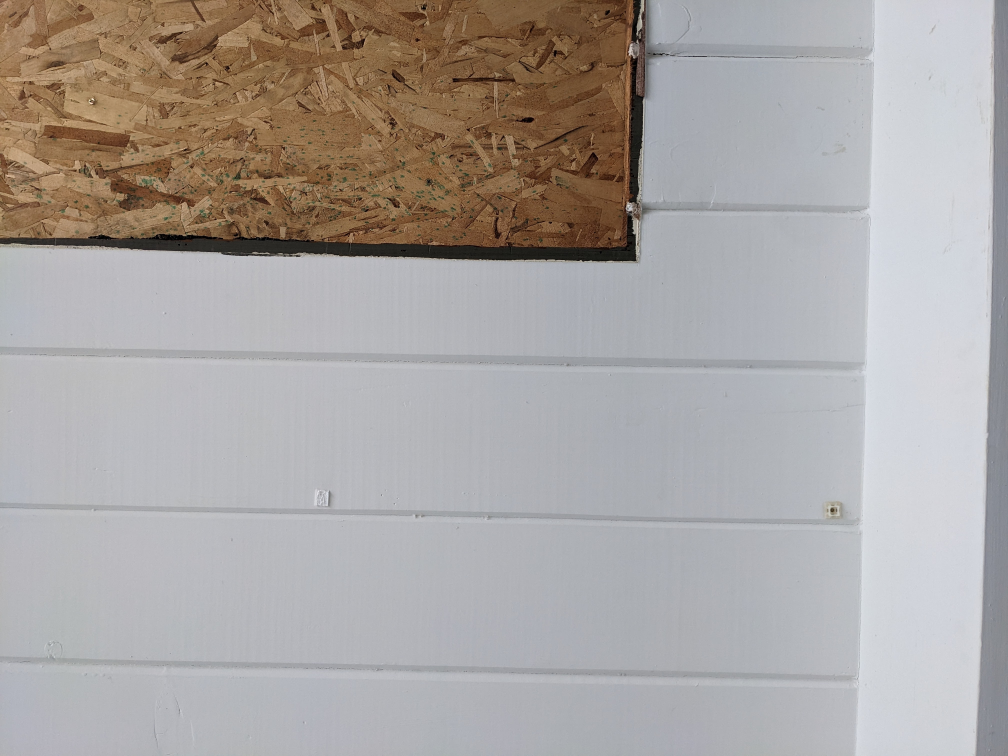
#> input picture ceiling_odometry/my_ceiling.jpg, 4032 x 3024 px (shown at 1/4 size)
$ python optical_flow.py
#> lines starting #> are read from the running program, lines starting #| are printed output that depends on the picture
import cv2
import numpy as np

# optical flow.  i don't think this is useful.

ceiling = cv2.resize(cv2.imread("my_ceiling.jpg"), (640,480))
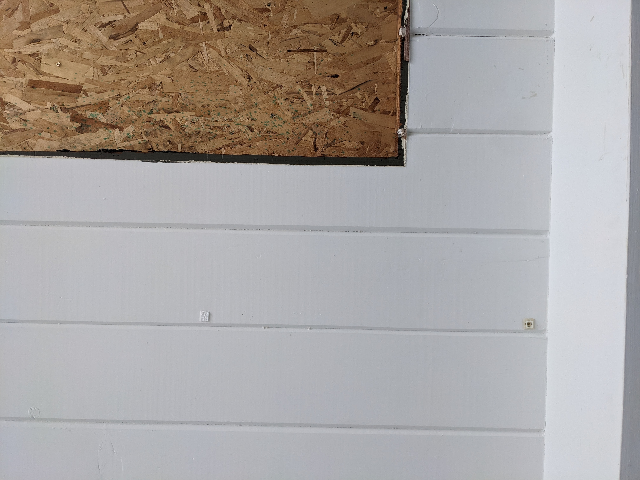
#> ceiling: shape (480, 640, 3); mean B, G, R 162, 164.4, 169.6
ceiling_rotated = cv2.resize(cv2.imread("my_ceiling_rotated.jpg"), (640,480))
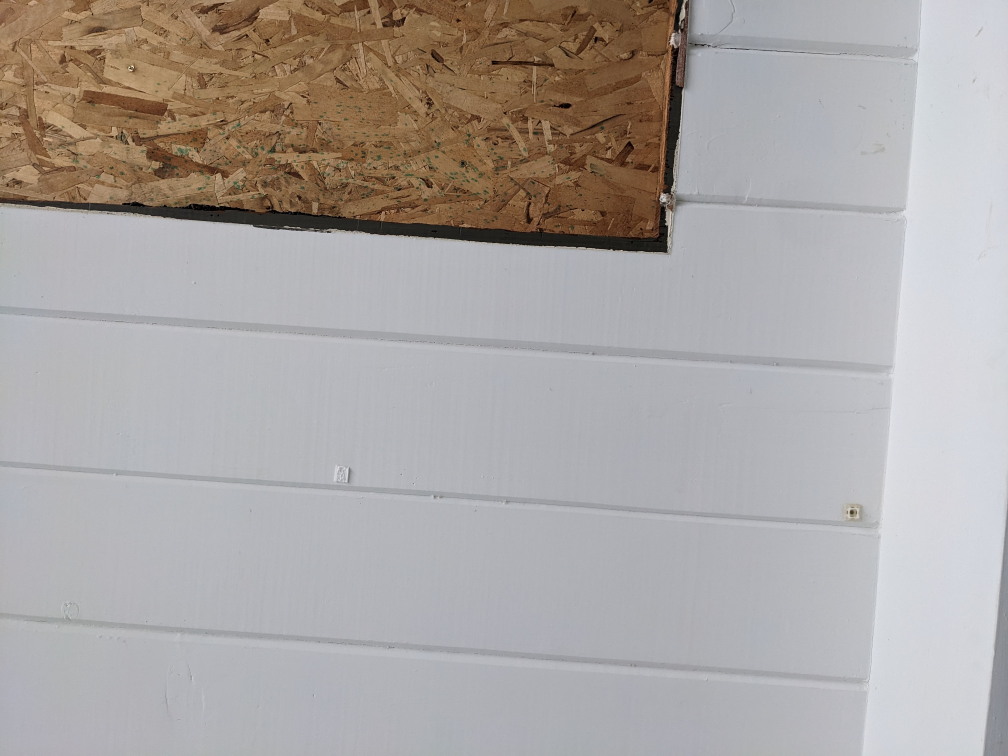
#> input picture ceiling_odometry/my_ceiling_rotated.jpg, 4032 x 3024 px (shown at 1/4 size)
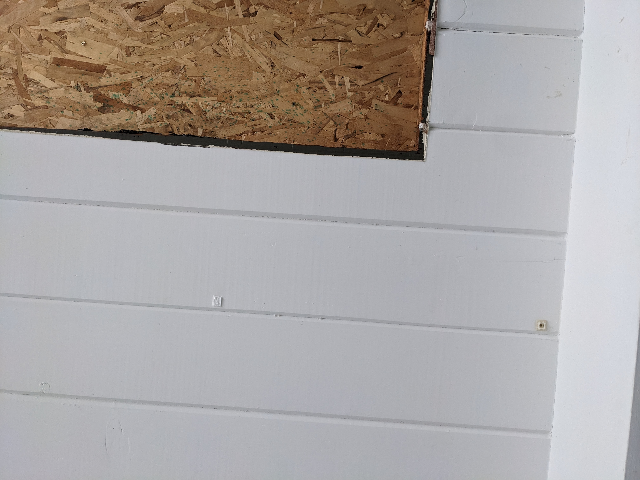
#> ceiling_rotated: shape (480, 640, 3); mean B, G, R 162.9, 165.2, 170.6

cv2.imshow('image', ceiling)
cv2.waitKey(0)

ceiling_gray = cv2.cvtColor(ceiling, cv2.COLOR_BGR2GRAY)
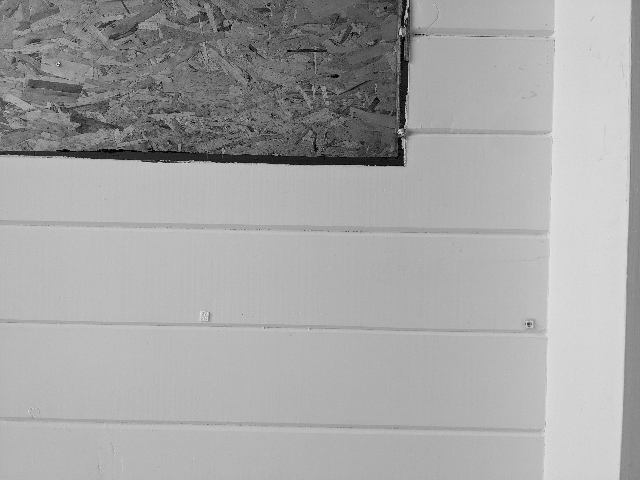
#> ceiling_gray: shape (480, 640); min 0, max 235, mean 165.7
ceiling_rotated_gray = cv2.cvtColor(ceiling_rotated, cv2.COLOR_BGR2GRAY)
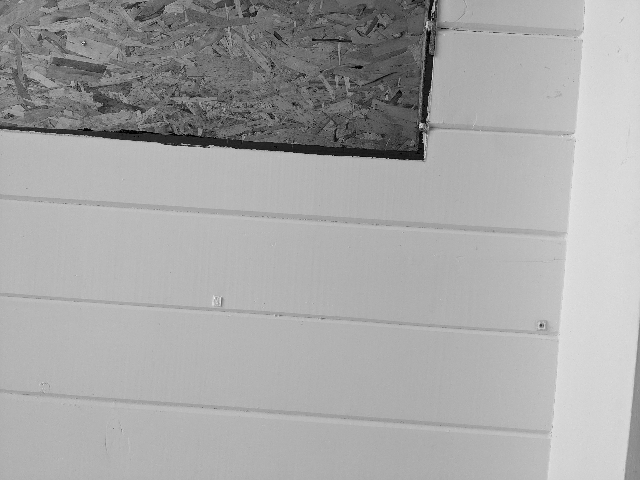
#> ceiling_rotated_gray: shape (480, 640); min 0, max 245, mean 166.5

cv2.imshow('image', ceiling_gray)
cv2.waitKey(0)

feature_params = dict( maxCorners = 100,
                       qualityLevel = 0.3,
                       minDistance = 7,
                       blockSize = 7 )
p0 = cv2.goodFeaturesToTrack(ceiling_gray, mask=None, **feature_params)
#> p0 = 26 rows, first 8: [402, 163], [400, 130], [402, 37], [402, 138], [528, 325], [177, 148], [223, 150], [228, 28]

lk_params = dict( winSize = (15, 15),
                  maxLevel = 2,
                  criteria = (cv2.TERM_CRITERIA_EPS | cv2.TERM_CRITERIA_COUNT,
                              10, 0.03))

p1, st, err = cv2.calcOpticalFlowPyrLK(
    ceiling_gray,
    ceiling_rotated_gray,
    p0, None,
    **lk_params)
#> p1 = 26 rows, first 8: [422.1, 157.1], [421.6, 124.1], [428.2, 30.66], [423.1, 132.3], [540.4, 326.3], [154.1, 129.2], [209.8, 132.8], [220.9, 29.06]; st = 26 values, max 1 at index 0, min 0 at index 13, mean 0.962; err = 26 values, max 31.03 at index 19, min 2.21e-38 at index 13, mean 19.28

print(p1)
#> (printed output is left out)
print(st)
#> (printed output is left out)
print(err)
#> (printed output is left out)

mask = np.zeros_like(ceiling)
color = np.random.randint(0, 255, (100, 3))

good_new = p1[st==1]
#> good_new = 25 pairs, first value 24.31 to 540.4, second value 8.1 to 326.3
good_old = p0[st==1]
#> good_old = 25 pairs, first value 38 to 528, second value 15 to 325

for i, (new, old) in enumerate(zip(good_new, good_old)):
    a, b = new.ravel()
    c, d = old.ravel()
    a = int(a)
    b = int(b)
    c = int(c)
    d = int(d)
    ceiling = cv2.line(ceiling, (a, b), (c, d), color[i].tolist(), 2)
    ceiling = cv2.circle(ceiling, (a, b), 5, color[i].tolist(), -1)
#> this loop made 25 passes
#> (new, a, b, c, d) on passes 1 to 12: ([422.1, 157.1], 422, 157, 402, 163), ([421.6, 124.1], 421, 124, 400, 130), ([428.2, 30.66], 428, 30, 402, 37), ([423.1, 132.3], 423, 132, 402, 138), ([540.4, 326.3], 540, 326, 528, 325), ([154.1, 129.2], 154, 129, 177, 148), ([209.8, 132.8], 209, 132, 223, 150), ([220.9, 29.06], 220, 29, 228, 28), ([429.7, 19.19], 429, 19, 403, 26), ([55.83, 98.4], 55, 98, 49, 107), ([334.1, 89.08], 334, 89, 328, 92), ([138.7, 112.7], 138, 112, 117, 131)
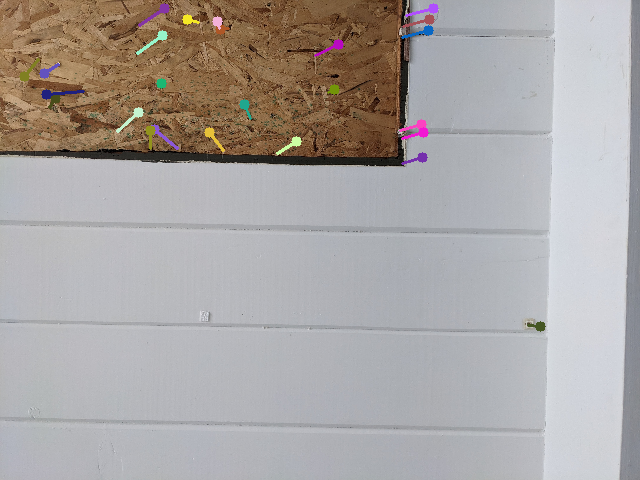
#> ceiling: shape (480, 640, 3); mean B, G, R 162.5, 164.5, 169.7

cv2.imshow('frame', ceiling)
cv2.waitKey(0)
